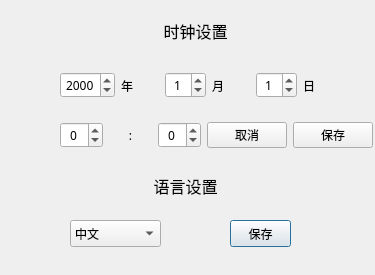
<?xml version="1.0" encoding="UTF-8"?>
<ui version="4.0">
 <class>set_Dlg</class>
 <widget class="QDialog" name="set_Dlg">
  <property name="geometry">
   <rect>
    <x>0</x>
    <y>0</y>
    <width>375</width>
    <height>275</height>
   </rect>
  </property>
  <property name="minimumSize">
   <size>
    <width>375</width>
    <height>275</height>
   </size>
  </property>
  <property name="maximumSize">
   <size>
    <width>375</width>
    <height>275</height>
   </size>
  </property>
  <property name="font">
   <font>
    <family>AR PL UKai CN</family>
   </font>
  </property>
  <property name="windowTitle">
   <string>设置</string>
  </property>
  <widget class="QComboBox" name="comboBox">
   <property name="geometry">
    <rect>
     <x>70</x>
     <y>220</y>
     <width>91</width>
     <height>27</height>
    </rect>
   </property>
   <property name="layoutDirection">
    <enum>Qt::LeftToRight</enum>
   </property>
   <item>
    <property name="text">
     <string>中文</string>
    </property>
   </item>
   <item>
    <property name="text">
     <string>English</string>
    </property>
   </item>
  </widget>
  <widget class="QPushButton" name="saveBtn_language">
   <property name="geometry">
    <rect>
     <x>230</x>
     <y>220</y>
     <width>61</width>
     <height>27</height>
    </rect>
   </property>
   <property name="font">
    <font>
     <family>AR PL UMing CN</family>
    </font>
   </property>
   <property name="text">
    <string>保存</string>
   </property>
  </widget>
  <widget class="QLabel" name="label">
   <property name="geometry">
    <rect>
     <x>80</x>
     <y>170</y>
     <width>211</width>
     <height>31</height>
    </rect>
   </property>
   <property name="font">
    <font>
     <pointsize>12</pointsize>
    </font>
   </property>
   <property name="text">
    <string>语言设置</string>
   </property>
   <property name="alignment">
    <set>Qt::AlignCenter</set>
   </property>
  </widget>
  <widget class="QLabel" name="label_2">
   <property name="geometry">
    <rect>
     <x>10</x>
     <y>10</y>
     <width>51</width>
     <height>51</height>
    </rect>
   </property>
   <property name="styleSheet">
    <string notr="true">
image: url(:/new/audio/time.png);</string>
   </property>
   <property name="text">
    <string/>
   </property>
  </widget>
  <widget class="QWidget" name="horizontalLayoutWidget_2">
   <property name="geometry">
    <rect>
     <x>60</x>
     <y>120</y>
     <width>313</width>
     <height>31</height>
    </rect>
   </property>
   <layout class="QHBoxLayout" name="horizontalLayout_2">
    <item>
     <widget class="QSpinBox" name="hour_spinBox">
      <property name="wrapping">
       <bool>true</bool>
      </property>
      <property name="alignment">
       <set>Qt::AlignCenter</set>
      </property>
      <property name="maximum">
       <number>23</number>
      </property>
     </widget>
    </item>
    <item>
     <widget class="QLabel" name="label_dot">
      <property name="text">
       <string>:</string>
      </property>
      <property name="alignment">
       <set>Qt::AlignCenter</set>
      </property>
     </widget>
    </item>
    <item>
     <widget class="QSpinBox" name="min_spinBox">
      <property name="wrapping">
       <bool>true</bool>
      </property>
      <property name="alignment">
       <set>Qt::AlignCenter</set>
      </property>
      <property name="maximum">
       <number>59</number>
      </property>
     </widget>
    </item>
    <item>
     <widget class="QPushButton" name="cancel_Btn">
      <property name="text">
       <string>取消</string>
      </property>
     </widget>
    </item>
    <item>
     <widget class="QPushButton" name="saveBtn_time">
      <property name="text">
       <string>保存</string>
      </property>
     </widget>
    </item>
   </layout>
  </widget>
  <widget class="QWidget" name="horizontalLayoutWidget">
   <property name="geometry">
    <rect>
     <x>60</x>
     <y>60</y>
     <width>281</width>
     <height>51</height>
    </rect>
   </property>
   <layout class="QHBoxLayout" name="horizontalLayout_4">
    <item>
     <widget class="QSpinBox" name="year_spinBox">
      <property name="wrapping">
       <bool>true</bool>
      </property>
      <property name="alignment">
       <set>Qt::AlignCenter</set>
      </property>
      <property name="minimum">
       <number>2000</number>
      </property>
      <property name="maximum">
       <number>2050</number>
      </property>
     </widget>
    </item>
    <item>
     <widget class="QLabel" name="label_9">
      <property name="text">
       <string>年</string>
      </property>
     </widget>
    </item>
    <item>
     <widget class="QSpinBox" name="month_spinBox">
      <property name="baseSize">
       <size>
        <width>0</width>
        <height>0</height>
       </size>
      </property>
      <property name="wrapping">
       <bool>true</bool>
      </property>
      <property name="alignment">
       <set>Qt::AlignCenter</set>
      </property>
      <property name="minimum">
       <number>1</number>
      </property>
      <property name="maximum">
       <number>12</number>
      </property>
     </widget>
    </item>
    <item>
     <widget class="QLabel" name="label_10">
      <property name="text">
       <string>月</string>
      </property>
     </widget>
    </item>
    <item>
     <widget class="QSpinBox" name="day_spinBox">
      <property name="wrapping">
       <bool>true</bool>
      </property>
      <property name="alignment">
       <set>Qt::AlignCenter</set>
      </property>
      <property name="minimum">
       <number>1</number>
      </property>
      <property name="maximum">
       <number>31</number>
      </property>
     </widget>
    </item>
    <item>
     <widget class="QLabel" name="label_11">
      <property name="text">
       <string>日</string>
      </property>
     </widget>
    </item>
   </layout>
  </widget>
  <widget class="QLabel" name="label_3">
   <property name="geometry">
    <rect>
     <x>100</x>
     <y>10</y>
     <width>191</width>
     <height>41</height>
    </rect>
   </property>
   <property name="font">
    <font>
     <pointsize>12</pointsize>
    </font>
   </property>
   <property name="text">
    <string>时钟设置</string>
   </property>
   <property name="alignment">
    <set>Qt::AlignCenter</set>
   </property>
  </widget>
  <widget class="QLabel" name="label_4">
   <property name="geometry">
    <rect>
     <x>10</x>
     <y>170</y>
     <width>51</width>
     <height>51</height>
    </rect>
   </property>
   <property name="styleSheet">
    <string notr="true">image: url(:/new/audio/setting.png);</string>
   </property>
   <property name="text">
    <string/>
   </property>
  </widget>
 </widget>
 <resources/>
 <connections/>
</ui>
